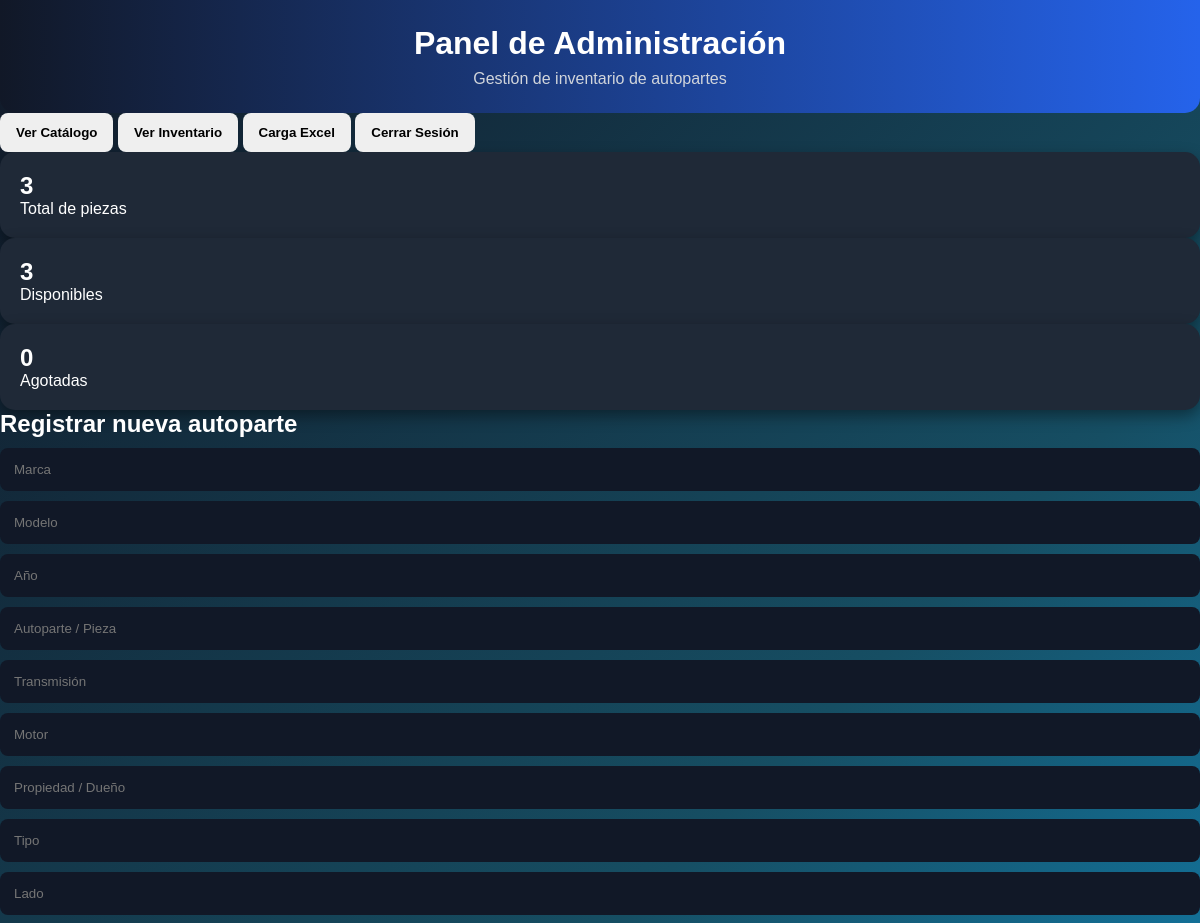
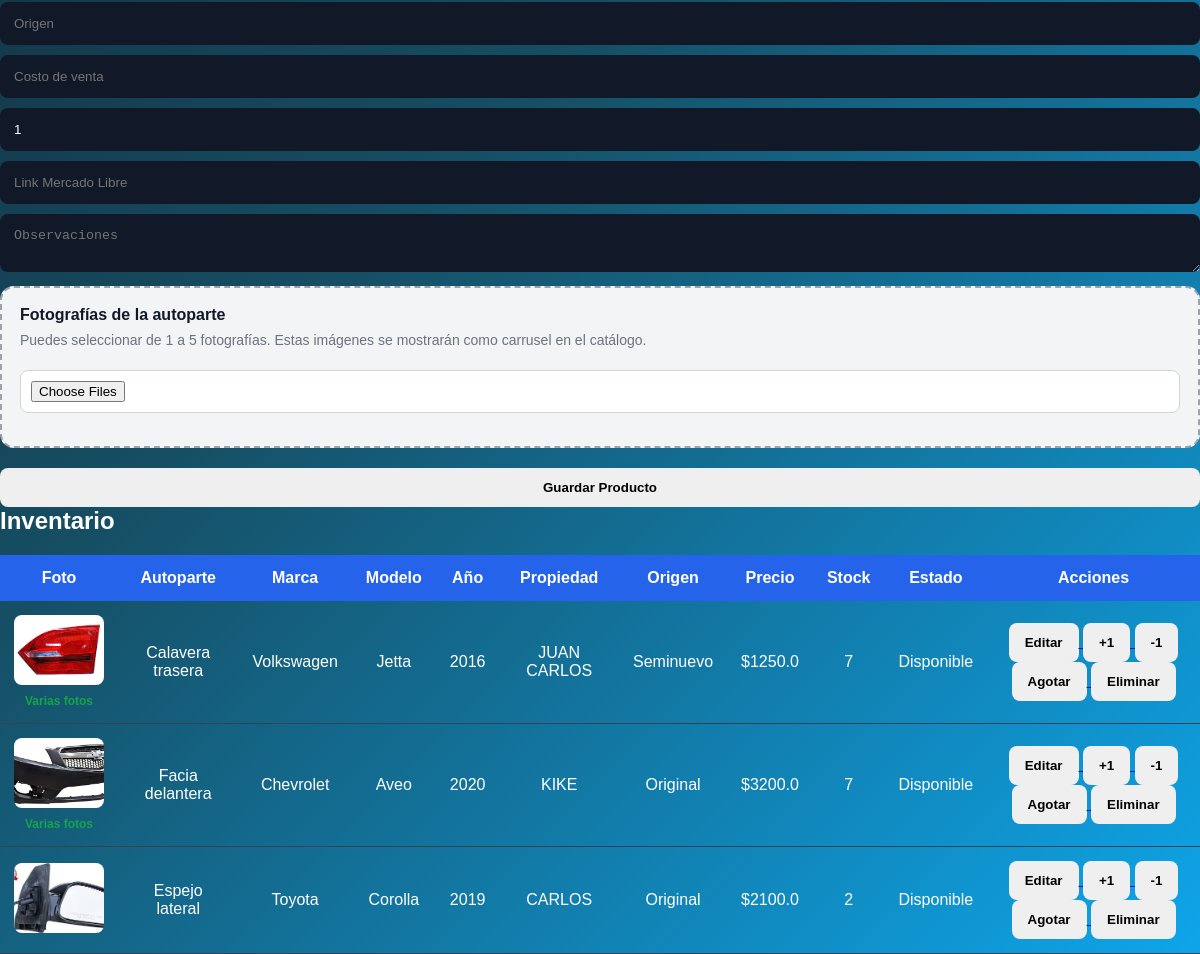
The page /admin (signed in) on the database as committed earlier (2 pictures, top to bottom).
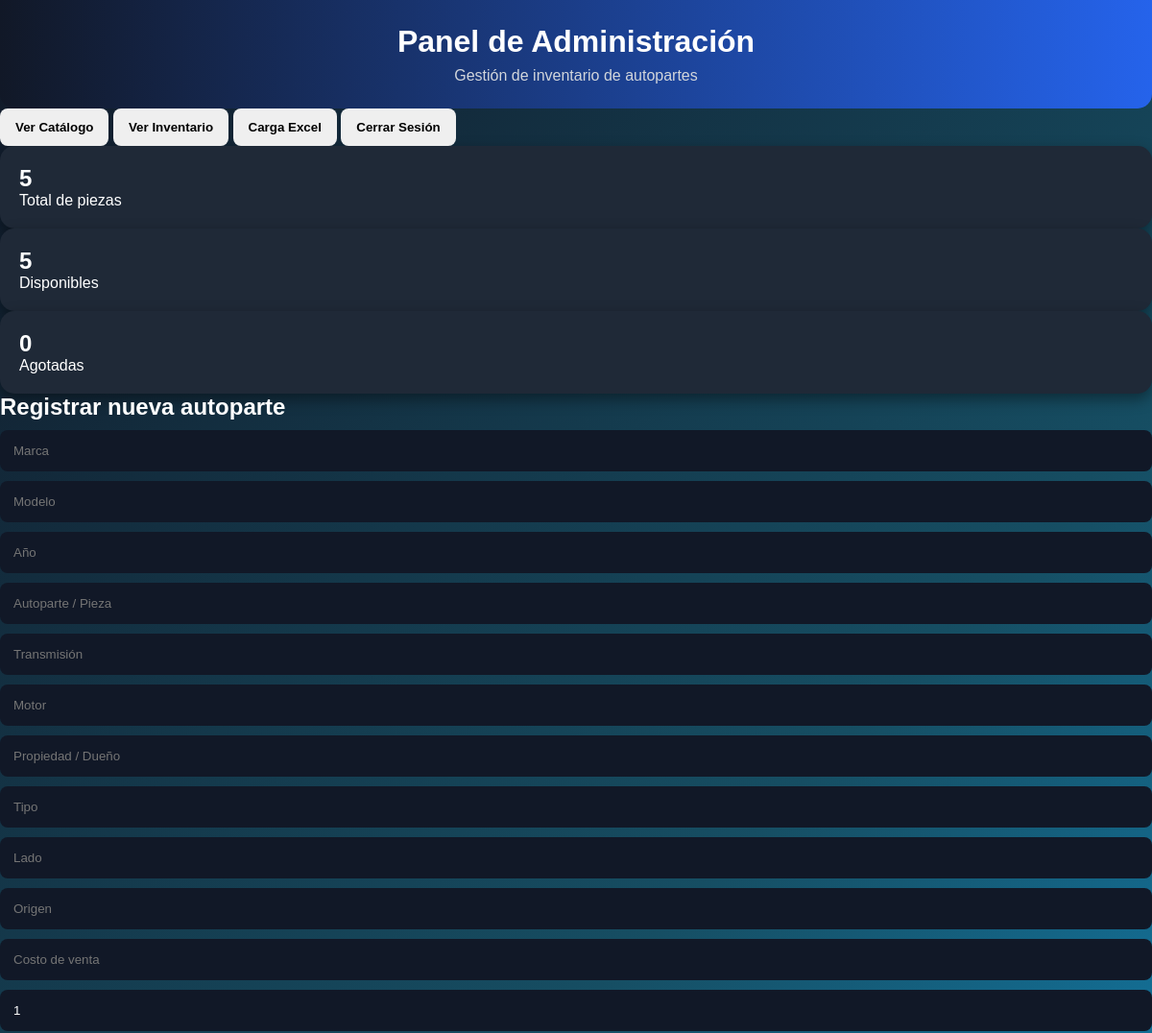
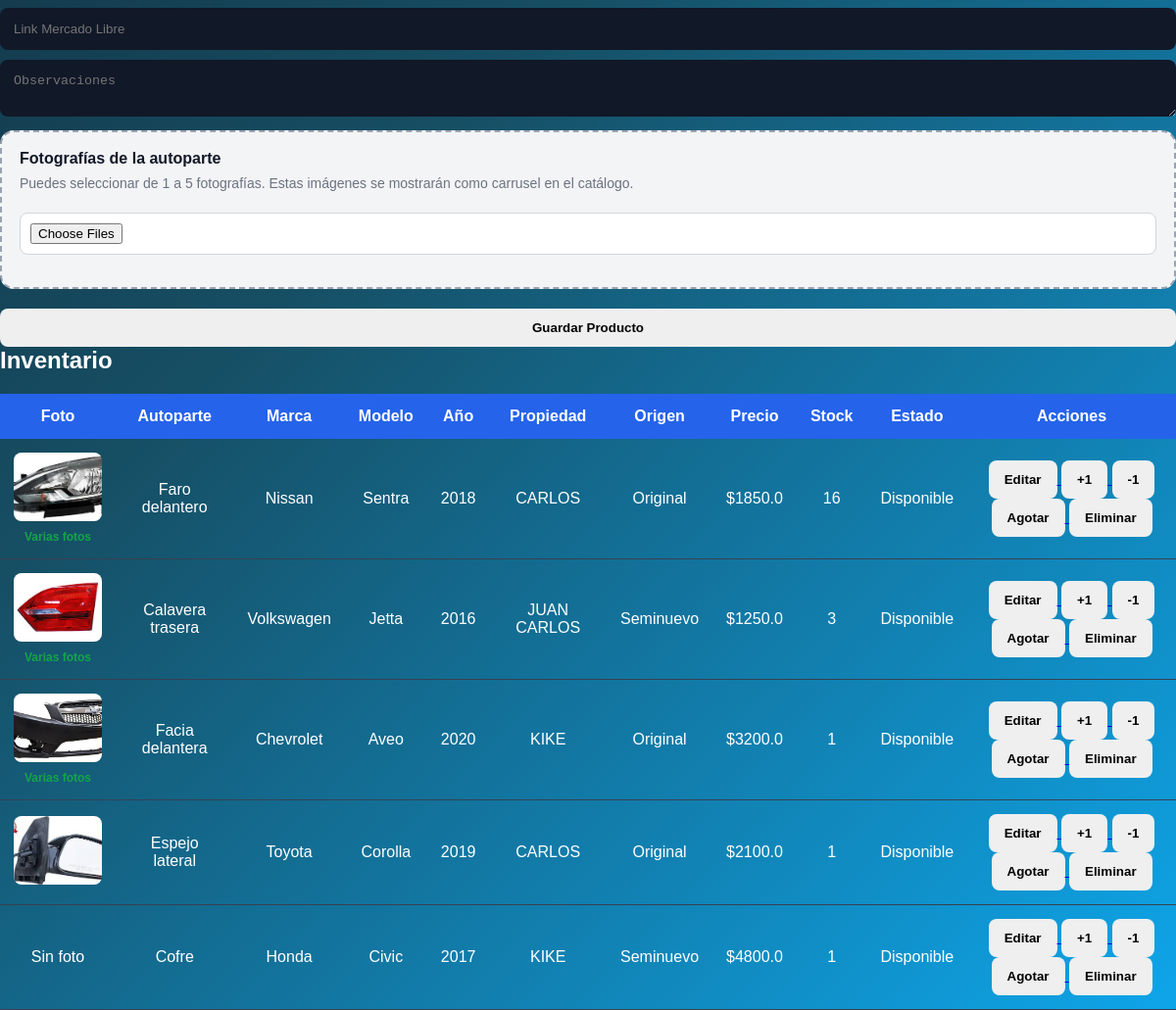
The same page on the database as committed later (2 pictures, top to bottom).
### app.py (models this page shows)
class Producto(db.Model):
    id = db.Column(db.Integer, primary_key=True)
    marca = db.Column(db.String(100))
    modelo = db.Column(db.String(100))
    anio = db.Column(db.Integer)
    autoparte = db.Column(db.String(150))
    observaciones = db.Column(db.Text)
    transmision = db.Column(db.String(100))
    motor = db.Column(db.String(100))
    propiedad = db.Column(db.String(100))
    tipo = db.Column(db.String(100))
    lado = db.Column(db.String(50))
    origen = db.Column(db.String(100))
    costo_venta = db.Column(db.Float)
    stock = db.Column(db.Integer, default=1)
    foto = db.Column(db.Text)
    link_ml = db.Column(db.String(500))
    estado = db.Column(db.String(50), default="disponible")
    vendido_a = db.Column(db.String(150))
    metodo_pago = db.Column(db.String(100))
    factura = db.Column(db.String(100))
    comentarios_venta = db.Column(db.Text)
    fecha_salida = db.Column(db.String(100))
    fecha_prestamo = db.Column(db.String(100))

### app.py (the view, shortened to what this page needs)
@app.route("/admin", methods=["GET", "POST"])
def admin():
    if not session.get("rol") in ["admin", "vendedor"]:
        return redirect("/login")
    productos = Producto.query.all()
    total = Producto.query.count()
    disponibles = Producto.query.filter(Producto.stock > 0).count()
    agotados = Producto.query.filter(Producto.stock == 0).count()
    return render_template(
        "admin.html",
        productos=productos,
        total=total,
        disponibles=disponibles,
        agotados=agotados
    )

### templates/admin.html (shortened to what this page needs)
<!DOCTYPE html>
<html lang="es">
<head>
    <link rel="stylesheet" href="{{ url_for('static', filename='css/style.css') }}">
</head>
<body>
<header>
    <h1>Panel de Administración</h1>
    <p>Gestión de inventario de autopartes</p>
</header>
<div class="acciones">
    <a href="/"><button class="btn gris">Ver Catálogo</button></a>
    <a href="/inventario"><button class="btn gris">Ver Inventario</button></a>
    <a href="/excel"><button class="btn gris">Carga Excel</button></a>
    <a href="/logout"><button class="btn rojo">Cerrar Sesión</button></a>
</div>
<div class="dashboard">
    <div class="card">
        <h2>{{ total }}</h2>
        <p>Total de piezas</p>
    </div>
    <div class="card">
        <h2>{{ disponibles }}</h2>
        <p>Disponibles</p>
    </div>
    <div class="card">
        <h2>{{ agotados }}</h2>
        <p>Agotadas</p>
    </div>
</div>
<div class="form-box">
    <h2>Registrar nueva autoparte</h2>
    <form method="POST" enctype="multipart/form-data">
        <div class="form-grid">
            <input type="text" name="marca" placeholder="Marca">
            <input type="text" name="modelo" placeholder="Modelo">
            <input type="number" name="anio" placeholder="Año">
            <input type="text" name="autoparte" placeholder="Autoparte / Pieza">
            <input type="text" name="transmision" placeholder="Transmisión">
            <input type="text" name="motor" placeholder="Motor">
            <input type="text" name="propiedad" placeholder="Propiedad / Dueño">
            <input type="text" name="tipo" placeholder="Tipo">
            <input type="text" name="lado" placeholder="Lado">
            <input type="text" name="origen" placeholder="Origen">
            <input type="number" step="0.01" name="costo_venta" placeholder="Costo de venta">
            <input type="number" name="stock" placeholder="Stock" value="1">
            <input class="full" type="text" name="link_ml" placeholder="Link Mercado Libre">
            <textarea name="observaciones" placeholder="Observaciones"></textarea>
            <div class="full file-box-admin">
                <label>Fotografías de la autoparte</label>
                <p>
                    Puedes seleccionar de 1 a 5 fotografías. Estas imágenes se mostrarán como carrusel en el catálogo.
                </p>
                <input
                    type="file"
                    name="fotos"
                    accept="image/*"
                    multiple
                    onchange="previewFotos(event)"
                >
            </div>
        </div>
        <button class="btn rojo" style="width:100%; margin-top:20px;">
            Guardar Producto
        </button>
    </form>
</div>
<div class="tabla">
    <h2 style="margin-bottom:20px;">Inventario</h2>
    <table>
        <tr>
            <th>Foto</th>
            <th>Autoparte</th>
            <th>Marca</th>
            <th>Modelo</th>
            <th>Año</th>
            <th>Propiedad</th>
            <th>Origen</th>
            <th>Precio</th>
            <th>Stock</th>
            <th>Estado</th>
            <th>Acciones</th>
        </tr>
        {% for producto in productos %}
        <tr>
            <td>
                {% if producto.foto %}
                    <img
                        class="foto-tabla"
                        src="{{ url_for('static', filename='uploads/' ~ producto.foto.split('|')[0]) }}"
                        alt="{{ producto.autoparte }}"
                    >
                    {% if '|' in producto.foto %}
                        <br>
                        <span class="varias-fotos">
                            Varias fotos
                        </span>
                    {% endif %}
                {% else %}
                    Sin foto
                {% endif %}
            </td>
            <td>{{ producto.autoparte }}</td>
            <td>{{ producto.marca }}</td>
            <td>{{ producto.modelo }}</td>
            <td>{{ producto.anio }}</td>
            <td>{{ producto.propiedad }}</td>
            <td>{{ producto.origen }}</td>
            <td>${{ producto.costo_venta }}</td>
            <td>{{ producto.stock }}</td>
            <td>
                {% if producto.stock > 0 %}
                    Disponible
                {% else %}
                    Agotado
                {% endif %}
            </td>
            <td>
                <div class="acciones-btns">
                    <a href="/editar/{{ producto.id }}">
                        <button class="btn gris">Editar</button>
                    </a>
                    <a href="/sumar/{{ producto.id }}">
                        <button class="btn verde">+1</button>
                    </a>
                    <a href="/restar/{{ producto.id }}">
                        <button class="btn gris">-1</button>
                    </a>
                    {% if producto.stock > 0 %}
                    <a href="/agotado/{{ producto.id }}">
                        <button class="btn gris">Agotar</button>
                    </a>
                    {% else %}
                    <a href="/disponible/{{ producto.id }}">
                        <button class="btn verde">Activar</button>
                    </a>
                    {% endif %}
                    <a href="/eliminar/{{ producto.id }}">
                        <button
                            class="btn rojo"
                            onclick="return confirm('¿Seguro que deseas eliminar esta autoparte?')"
                        >
                            Eliminar
                        </button>
                    </a>
                </div>
            </td>
        </tr>
        {% endfor %}
    </table>
</div>
</body>
</html>

### static/css/style.css (style rules this page uses)
* { margin: 0; padding: 0; box-sizing: border-box; }
body { background: linear-gradient(135deg, #111827, #164e63, #0ea5e9); color: white; font-family: Arial, sans-serif; min-height: 100vh; }
header { background: linear-gradient(90deg, #111827, #2563eb); padding: 25px; text-align: center; border-radius: 0 0 15px 15px; }
header h1 { font-size: 32px; }
header p { margin-top: 8px; color: #d1d5db; }
.btn { border: none; border-radius: 8px; padding: 12px 16px; cursor: pointer; font-weight: bold; transition: 0.3s; }
.card { background: #1f2937; border-radius: 15px; padding: 20px; box-shadow: 0 6px 15px rgba(0,0,0,0.4); }
input, textarea, select { width: 100%; padding: 14px; border: none; border-radius: 8px; background: #111827; color: white; margin-top: 10px; }
textarea { resize: vertical; }
table { width: 100%; border-collapse: collapse; }
th { background: #2563eb; color: white; padding: 14px; }
td { padding: 14px; border-bottom: 1px solid #374151; text-align: center; }

### templates/admin.html (style rules this page uses)
.file-box-admin { background: #f3f4f6; border: 2px dashed #9ca3af; border-radius: 14px; padding: 18px; margin-top: 10px; }
.file-box-admin label { display: block; font-weight: bold; color: #111827; margin-bottom: 8px; }
.file-box-admin p { color: #6b7280; font-size: 14px; margin-bottom: 12px; }
.file-box-admin input[type="file"] { width: 100%; background: white; padding: 10px; border-radius: 8px; border: 1px solid #d1d5db; }
.foto-tabla { width: 90px; height: 70px; object-fit: cover; border-radius: 8px; }
.varias-fotos { display: inline-block; margin-top: 5px; color: #16a34a; font-size: 12px; font-weight: bold; }

Rows that differ between the two databases and show on the page:
added Producto: shows a picture, shows "Varias fotos", autoparte "Faro delantero", marca "Nissan", modelo "Sentra", anio "2018", propiedad "CARLOS", origen "Original", costo_venta "1850.0", stock "16", shows "Disponible"
changed Producto "Calavera trasera": stock "7" → "3"
changed Producto "Facia delantera": stock "7" → "1"
changed Producto "Espejo lateral": stock "2" → "1"
added Producto: foto "Sin foto", autoparte "Cofre", marca "Honda", modelo "Civic", anio "2017", propiedad "KIKE", origen "Seminuevo", costo_venta "4800.0", stock "1", shows "Disponible"
Other text that changed with them:
{{ total }}: "3" → "5"
{{ disponibles }}: "3" → "5"
